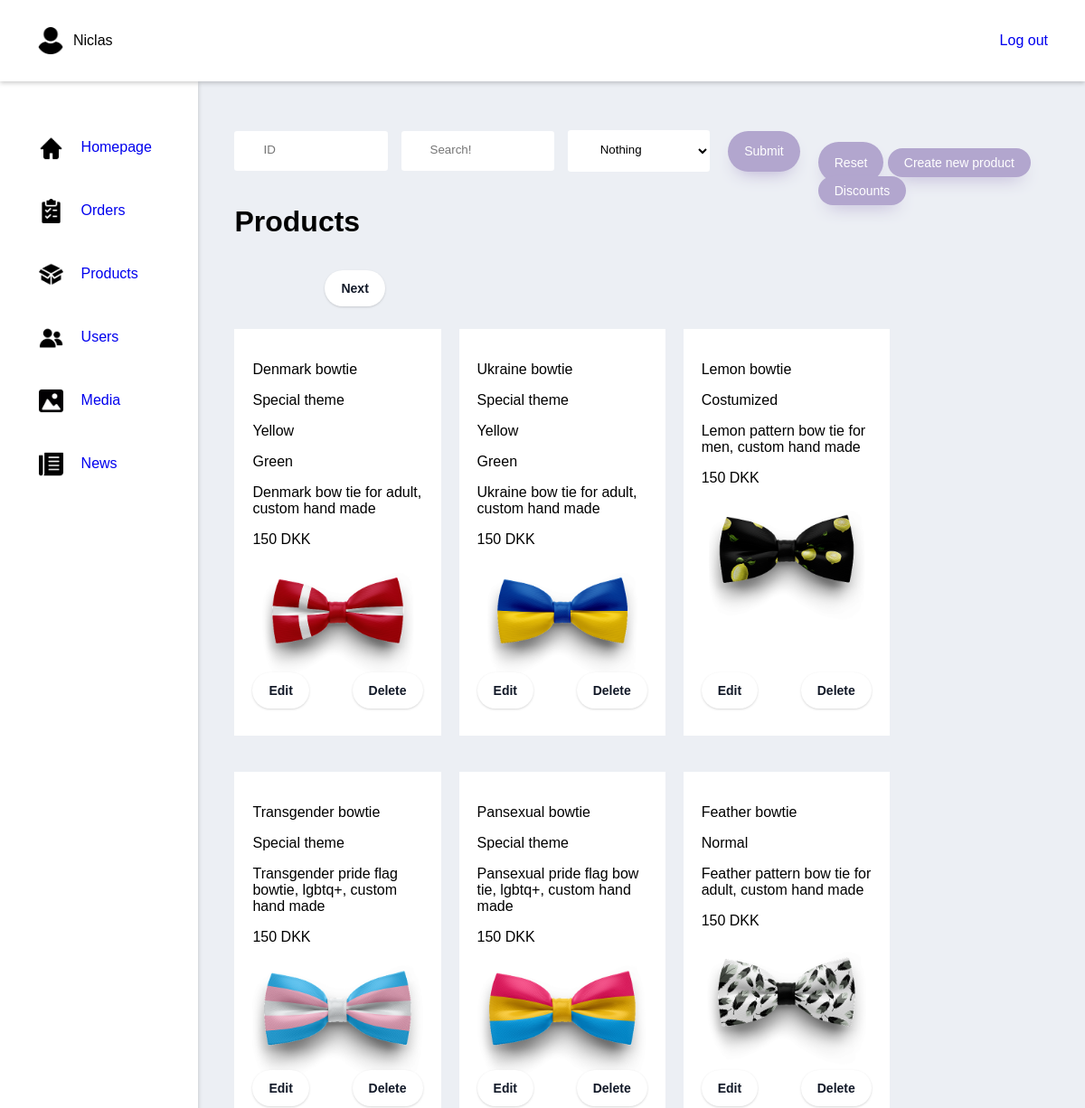
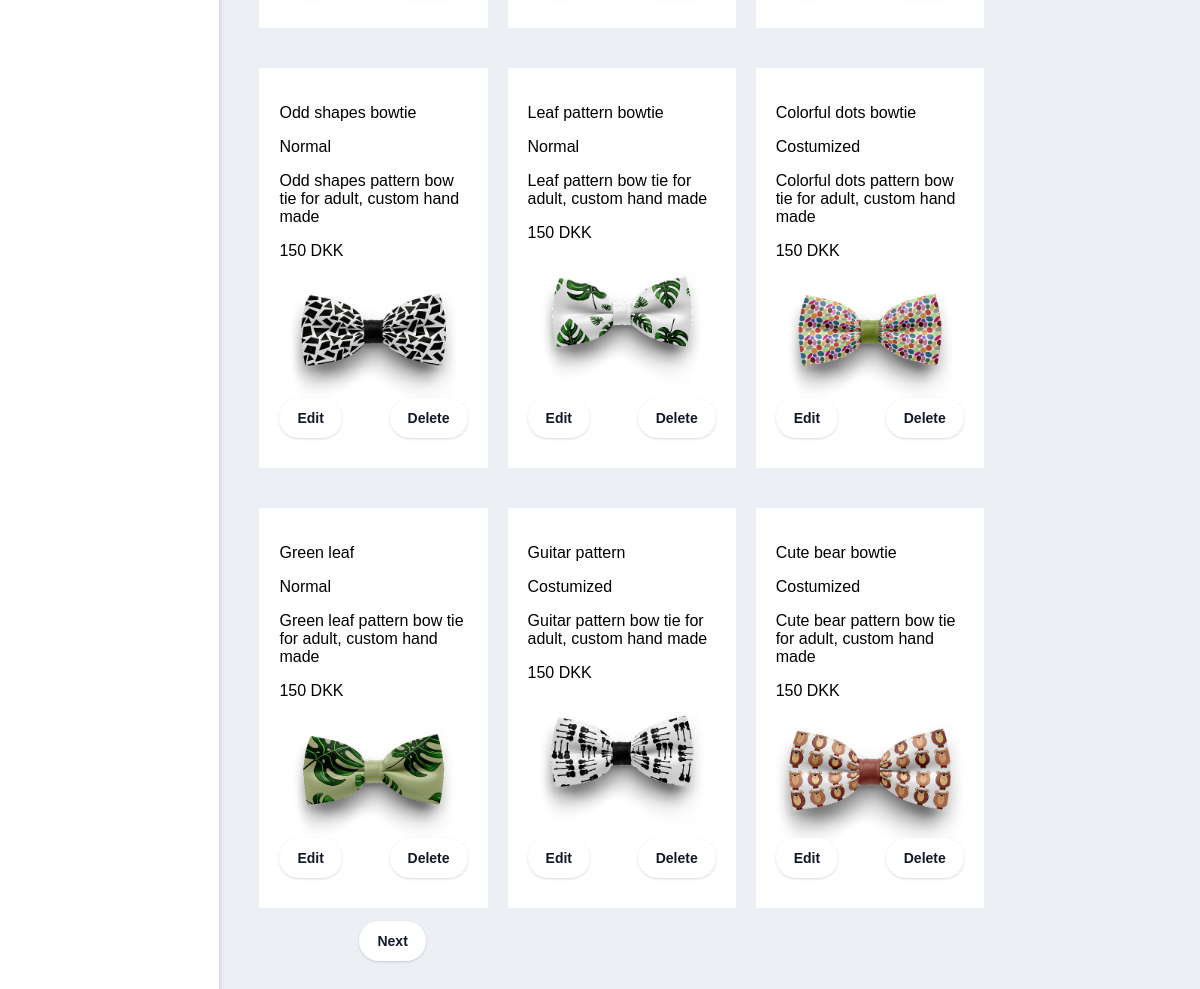
/adminProducts (signed in), run on the app's committed database (2 pictures, top to bottom).
### tables this page shows
CREATE TABLE IF NOT EXISTS products (
    products_id int(11) NOT NULL AUTO_INCREMENT PRIMARY KEY,
    `name` varchar(30) NOT NULL,
    `type` int(11) NOT NULL,
    `description` varchar(250) NOT NULL,
    price decimal(10, 0) NOT NULL,
    primary_image varchar(250) DEFAULT NULL
);

CREATE TABLE IF NOT EXISTS product_types (
    id int(11) NOT NULL AUTO_INCREMENT PRIMARY KEY,
    `type` varchar(100) NOT NULL
);

CREATE TABLE IF NOT EXISTS assign_colors_to_products (
    products_id int(11) NOT NULL,
    color_id int(11) NOT NULL,
    CONSTRAINT PK_assign_colors_to_products PRIMARY KEY (products_id, color_id),
    FOREIGN KEY (products_id) REFERENCES products (products_id),
    FOREIGN KEY (color_id) REFERENCES product_colors (color_id) 
);

CREATE TABLE IF NOT EXISTS product_colors (
    color_id int(11) NOT NULL AUTO_INCREMENT PRIMARY KEY,
    color varchar(100) NOT NULL
 );

### index.php (called while the page is built, shortened)
<?php
    $request = $_SERVER["REQUEST_URI"];
    $router = new Router($request);
    $router->get('/', 'views/frontend/home');
    $router->get('/profile', 'views/login/profile');
    $router->get('/editProfileFunction', 'controllers/editProfile');
    $router->get('/loginFunction', 'controllers/login');
    $router->get('/loginFailedFunction', 'controllers/loginFailed');
    $router->get('/signupFunction', 'controllers/signup');
    $router->get('/logoutFunction', 'controllers/logout');
    $router->get('/Product', 'views/frontend/Product');
    $router->get('/ProductType', 'views/frontend/productType');
    $router->get('/ProductSale', 'views/frontend/productSale');
    $router->get('/AboutUS', 'views/frontend/AboutUS');
    $router->get('/Contact', 'views/frontend/Contact');
    $router->get('/Checkout', 'views/frontend/Checkout');
    $router->get('/ProductShow', 'views/frontend/ProductShow');
    $router->get('/NewsShow', 'views/frontend/NewsShow');
    $router->get('/contactSubmit', 'controllers/contactForm');
    $router->get('/Breadcrumb', 'views/frontend/Breadcrumb');
    $router->get('/removeFromCart', 'controllers/removeFromCart');
    $router->get('/editQuantityInCart', 'controllers/editQuantityInCart');
    $router->get('/purchase', 'views/frontend/purchase');
    $router->get('/addToCart', 'controllers/addToCart');
    $router->get('/adminProducts', 'views/backend/products');

### models/handlers/ProductsHandler.php (called while the page is built, shortened)
<?php
$rootPath = "";
require_once $rootPath . "public/dbconn.php";
require_once $rootPath . "models/sql/products.php";
class ProductsHandler extends Products{
    public $db;
    public function __construct($db) {
        $this->db = $db;
    }
    public function getAssignedColorsToProducts() {
        $getColorAssigments = $this->db->prepare($this->getColorAssigmentsQuery);
        $getColorAssigments->execute();
        $colorAssignments = $getColorAssigments->fetchAll();
        return $colorAssignments;
    }
    public function getProducts($search = '', $id = '', $type = '') {
        if( isset( $type ) && $type != '' ){
            if( isset( $id ) && $id != ''){
                $getProducts = $this->db->prepare($this->getProductsDynamicSearchQuery);
                $getProducts->bindParam(':id', $id);
            }else{
                $getProducts = $this->db->prepare($this->getProductsDynamicSearchWithoutIdQuery);
            }
            $getProducts->bindParam(':type', $type);
        }else{
            if( isset( $id ) && $id != ''){
                $getProducts = $this->db->prepare($this->getProductsDynamicSearchWithoutTypeQuery);
                $getProducts->bindParam(':id', $id);
            }else{
                $getProducts = $this->db->prepare($this->getProductsDynamicSearchWithoutIdAndTypeQuery);
            }
        }
        if ( isset( $search ) ){
            $search = "%" . $search . "%";
        }else{
            $search = "%";
        }
        $getProducts->bindParam(':search', $search);
        $getProducts->execute();
        $products = $getProducts->fetchAll();
        return $products;
    }
}
$ProductsHandler = new ProductsHandler($db);

### controllers/getProductsWithFilters.php (called while the page is built, shortened)
<?php
    if(isset($_POST['search'])){
        $search = $inputSanitation->sanitice($_POST['search']);
    }else{
        $search = "";
    }
    if(isset($_POST['id'])){
        $id = $inputSanitation->sanitice($_POST['id']);
    }else{
        $id = "";
    }
    if(isset($_POST['type'])){
        $type = $inputSanitation->sanitice($_POST['type']);
    }else{
        $type = "";
    }
    $validStrings = $inputSanitation->getValidationStatus();
    if($validStrings == true){
        $data = $ProductsHandler->getProducts(
            $search,
            $id,
            $type
        );
    }

### controllers/adminProducts.php (called while the page is built, shortened)
<?php
$colorAssignments = $ProductsHandler->getAssignedColorsToProducts();

### views/backend/products.php (the view, shortened to what this page needs)
<?php
    $rootPath = "";
    require_once $rootPath . "public/dbconn.php";
    require_once $rootPath . "models/handlers/ProductsHandler.php";
    require_once $rootPath . "models/handlers/UsersHandler.php";
    require_once $rootPath . "controllers/editProduct.php";
    require_once $rootPath . "controllers/adminProducts.php";
    require_once $rootPath . "controllers/getProductsWithFilters.php";
    require_once $rootPath . "views/backend/partials/header.php";
    $id = null;
    $search = null;
    $page = 0;
?>
<div class="wrapper">
    <div class="Admin-handlers">
        <div class="Admin-search-product">
            <input form="search" class="input" type="text" name="id" placeholder="ID" value="<?php echo ($id != null) ? $id : ""; ?>">
            <input form="search" class="input" type="text" name="search" placeholder="Search!" value="<?php echo ($search != null) ? $search : ""; ?>">
                <select form="search" name="type" id="type">
                    <option value="">Nothing</option>
                </select>
            <input form="search" class="button submit" type="submit">
        </div>
        <div class="Reset_create_div">
            <button type="submit" class="button" form="reset">Reset</button>
            <a class="button" href="/adminCreateProduct">Create new product</a>
            <a class="button" href="/adminSale">Discounts</a>
        </div>
    </div>
        <?php
            $pageNr = $page;
            $productsPrPage = 12;
            $pageMinIndex = $pageNr * $productsPrPage;
            $pageMaxIndex = $pageMinIndex + $productsPrPage;
        ?>
        <div class="Admin-page-title">
              <h1>Products</h1>
        </div>
<div class="wrapper-main-area">
        <?php
            if($page < (count($data) / $productsPrPage) - 1){
        ?>
                <form method="POST" action="adminProducts">
                    <input class="Next-button button-pagination" type="submit" value="Next">
                </form>
        <?php
            }
        ?>
        <div class="products">
                <?php
                    for($i = $pageMinIndex; $i < $pageMaxIndex && $i < count($data); $i++){
                        $indData = $data[$i];
                ?>
                        <div class="product">
                        <div class="product-info">
                            <p><?php echo $indData['name'] ?></p>
                            <p><?php echo $indData['type'] ?></p>
                            <?php
                                foreach($colorAssignments as $color){
                                    if($color['products_id'] == $indData['products_id']){
                            ?>
                                <p><?php echo $color['color'] ?></p>
                            <?php
                                    }
                                }
                            ?>
                            <p><?php echo $indData['description'] ?></p>
                            <p><?php echo $indData['price'] ?> DKK</p>
                            <?php
                                if(isset($indData['primary_image'])){
                                $image = explode(".", $indData['primary_image'])
                            ?>
                                <div class="BannerImage">
                                    <img  src="/uploads/thumbs/<?php echo $image[0] . "_thumb." . $image[1] ?>">
                                </div>
                            <?php
                                }
                            ?>
                        </div>
                            <div class="Edit-Delete-div">
                                <form method="POST" action="adminEditProduct">
                                    <input class="button-pagination" type="submit" value="Edit">
                                </form>
                                <form method="POST" action="adminProducts">
                                    <input class="button-pagination" type="submit" value="Delete">
                                </form>
                            </div>
                        </div>
                <?php
                    }
                ?>
        </div>
            <?php
                echo "<br>";
            ?>
            <?php
                if($page < (count($data) / $productsPrPage) - 1){
            ?>
                    <form method="POST" action="adminProducts">
                        <input class="Next-button-lowest button-pagination" type="submit" value="Next">
                    </form>
            <?php
                }
            ?>
</div>
</div>
<?php
    require_once $rootPath . "views/backend/partials/footer.php";
?>

### views/backend/partials/css/style.css (style rules this page uses)
body { margin: 0; padding: 0; box-sizing: border-box; font-family: 'Questrial', sans-serif; background: #ECEFF4; }
a:link { text-decoration: none; }
.wrapper { margin: 37px 0 0 40px; width: 100%; }
.wrapper-main-area { position: relative; }
.Reset_create_div { margin: 20px 0; }
.Admin-page-title { margin-top: 30px; }
.Admin-page-title h1 { margin-bottom: 0 !important; }
.Admin-handlers { display: flex; justify-content: space-between; margin-right: 2.5%; margin-top: 10px; height: 60px; }
.Admin-handlers .input, select { margin: 0 auto; padding: .8rem 2rem; border-radius: 0.2rem; background-color: rgb(255, 255, 255); border: none; width: 90%; display: block; border-bottom: 0.3rem solid transparent; transition: all 0.3s; margin-right: 15px; }
.Admin-search-product { display: flex; align-items: center; }
.Admin-search-product input, select { margin: 0 20px 0 0; }
.button { background: #B2A6CE; border-radius: 999px; height: 45px; box-shadow: #B2A6CE 0 10px 20px -10px; box-sizing: border-box; color: #ffffff; cursor: pointer; font-size: 14px; opacity: 1; outline: 0 solid transparent; padding: 8px 18px; user-select: none; -webkit-user-select: none; width: fit-content; word-break: break-word; border: 0; }
.button-pagination { background-color: #FFFFFF; border: 0; border-radius: 999px; box-sizing: border-box; color: #111827; font-size: .875rem; font-weight: 600; line-height: 24px; padding: 8px 18px; text-align: center; text-decoration: none #D1D5DB solid; box-shadow: 0 1px 3px 0 rgba(0, 0, 0, 0.1), 0 1px 2px 0 rgba(0, 0, 0, 0.06); cursor: pointer; user-select: none; }
.BannerImage { max-width: 300px; height: auto; margin: -40px 0; }
.BannerImage img { width: 100%; height: auto; }
.submit { margin-left: 30px; }
.products, .choose-image { display: flex; flex-wrap: wrap; margin: 80px 0; }
.product, .image { width: 20%; background: #ffffff; padding: 20px; margin: 20px 20px 20px 0; position: relative; height: auto; display: flex; flex-direction: column; justify-content: space-between; }
.Prev-button, .Next-button { position: absolute; top: -45px; }
.Next-button, .Next-button-lowest { margin-left: 100px; }
.Prev-button-lowest, .Next-button-lowest { position: absolute; bottom: 65px; }
.Edit-Delete-div { display: flex; justify-content: space-between; padding: 10px 0; align-items: center; }

### data on the page
products: name "Denmark bowtie", product_types.type "Special theme", description "Denmark bow tie for adult, custom hand made", shows a picture
assign_colors_to_products: color.color "Yellow"
assign_colors_to_products: color.color "Green"
products: name "Ukraine bowtie", product_types.type "Special theme", description "Ukraine bow tie for adult, custom hand made", shows a picture
assign_colors_to_products: color.color "Yellow"
assign_colors_to_products: color.color "Green"
products: name "Lemon bowtie", product_types.type "Costumized", description "Lemon pattern bow tie for men, custom hand made", shows a picture
products: name "Transgender bowtie", product_types.type "Special theme", description "Transgender pride flag bowtie, lgbtq+, custom hand made", shows a picture
products: name "Pansexual bowtie", product_types.type "Special theme", description "Pansexual pride flag bow tie, lgbtq+, custom hand made", shows a picture
products: name "Feather bowtie", product_types.type "Normal", description "Feather pattern bow tie for adult, custom hand made", shows a picture
products: name "Odd shapes bowtie", product_types.type "Normal", description "Odd shapes pattern bow tie for adult, custom hand made", shows a picture
products: name "Leaf pattern bowtie", product_types.type "Normal", description "Leaf pattern bow tie for adult, custom hand made", shows a picture
products: name "Colorful dots bowtie", product_types.type "Costumized", description "Colorful dots pattern bow tie for adult, custom hand made", shows a picture
products: name "Green leaf", product_types.type "Normal", description "Green leaf pattern bow tie for adult, custom hand made", shows a picture
products: name "Guitar pattern", product_types.type "Costumized", description "Guitar pattern bow tie for adult, custom hand made", shows a picture
products: name "Cute bear bowtie", product_types.type "Costumized", description "Cute bear pattern bow tie for adult, custom hand made", shows a picture

### other printed values
$_SESSION['name'] "Niclas"
